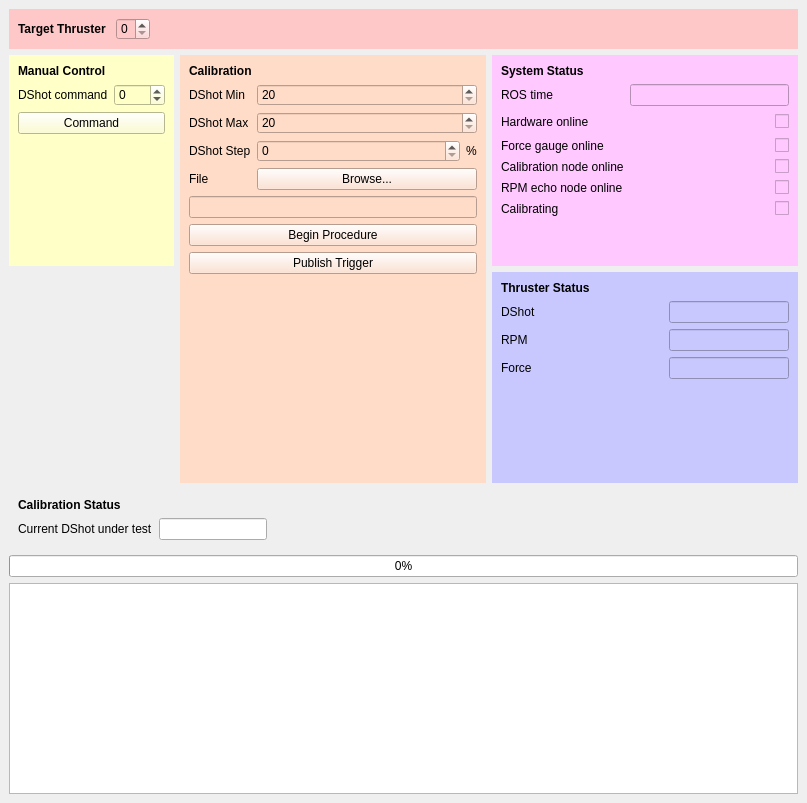
<?xml version="1.0" encoding="UTF-8"?>
<ui version="4.0">
 <class>ThrusterCalGui</class>
 <widget class="QMainWindow" name="ThrusterCalGui">
  <property name="geometry">
   <rect>
    <x>0</x>
    <y>0</y>
    <width>807</width>
    <height>803</height>
   </rect>
  </property>
  <property name="windowTitle">
   <string>MainWindow</string>
  </property>
  <widget class="QWidget" name="centralwidget">
   <layout class="QGridLayout" name="gridLayout_6">
    <item row="5" column="0" colspan="3">
     <widget class="QProgressBar" name="calibProgress">
      <property name="value">
       <number>0</number>
      </property>
     </widget>
    </item>
    <item row="0" column="0" colspan="3">
     <widget class="QWidget" name="widget_3" native="true">
      <property name="styleSheet">
       <string notr="true">background-color:rgb(255,200,200)</string>
      </property>
      <layout class="QGridLayout" name="gridLayout_7">
       <item row="0" column="1">
        <widget class="QSpinBox" name="targetThruster">
         <property name="maximum">
          <number>7</number>
         </property>
        </widget>
       </item>
       <item row="0" column="0">
        <widget class="QLabel" name="label_2">
         <property name="styleSheet">
          <string notr="true">font-weight: bold</string>
         </property>
         <property name="text">
          <string>Target Thruster </string>
         </property>
        </widget>
       </item>
       <item row="0" column="2">
        <spacer name="horizontalSpacer_3">
         <property name="orientation">
          <enum>Qt::Horizontal</enum>
         </property>
         <property name="sizeHint" stdset="0">
          <size>
           <width>40</width>
           <height>20</height>
          </size>
         </property>
        </spacer>
       </item>
      </layout>
     </widget>
    </item>
    <item row="6" column="0" colspan="3">
     <widget class="QTextBrowser" name="calibStatus"/>
    </item>
    <item row="1" column="0">
     <widget class="QWidget" name="widget" native="true">
      <property name="styleSheet">
       <string notr="true">background-color:rgb(255,255,200)</string>
      </property>
      <layout class="QGridLayout" name="gridLayout_3">
       <item row="0" column="0">
        <widget class="QLabel" name="label">
         <property name="styleSheet">
          <string notr="true">font-weight: bold</string>
         </property>
         <property name="text">
          <string>Manual Control</string>
         </property>
        </widget>
       </item>
       <item row="1" column="0">
        <widget class="QLabel" name="label_9">
         <property name="text">
          <string>DShot command</string>
         </property>
        </widget>
       </item>
       <item row="2" column="0" colspan="2">
        <widget class="QPushButton" name="sendManualCommand">
         <property name="text">
          <string>Command</string>
         </property>
        </widget>
       </item>
       <item row="1" column="1">
        <widget class="QSpinBox" name="manualDshotCommand">
         <property name="minimum">
          <number>-999</number>
         </property>
         <property name="maximum">
          <number>999</number>
         </property>
        </widget>
       </item>
       <item row="3" column="0">
        <spacer name="verticalSpacer">
         <property name="orientation">
          <enum>Qt::Vertical</enum>
         </property>
         <property name="sizeHint" stdset="0">
          <size>
           <width>20</width>
           <height>40</height>
          </size>
         </property>
        </spacer>
       </item>
      </layout>
     </widget>
    </item>
    <item row="2" column="2">
     <widget class="QWidget" name="widget_6" native="true">
      <property name="styleSheet">
       <string notr="true">background-color:rgb(200,200,255)</string>
      </property>
      <layout class="QGridLayout" name="gridLayout_5">
       <item row="0" column="0" colspan="3">
        <widget class="QLabel" name="label_14">
         <property name="styleSheet">
          <string notr="true">font-weight:bold</string>
         </property>
         <property name="text">
          <string>Thruster Status</string>
         </property>
        </widget>
       </item>
       <item row="1" column="0">
        <widget class="QLabel" name="label_17">
         <property name="text">
          <string>DShot</string>
         </property>
        </widget>
       </item>
       <item row="4" column="2">
        <spacer name="verticalSpacer_2">
         <property name="orientation">
          <enum>Qt::Vertical</enum>
         </property>
         <property name="sizeHint" stdset="0">
          <size>
           <width>20</width>
           <height>40</height>
          </size>
         </property>
        </spacer>
       </item>
       <item row="2" column="0">
        <widget class="QLabel" name="label_16">
         <property name="text">
          <string>RPM</string>
         </property>
        </widget>
       </item>
       <item row="2" column="2">
        <widget class="QLineEdit" name="currentRPM">
         <property name="readOnly">
          <bool>true</bool>
         </property>
        </widget>
       </item>
       <item row="1" column="2">
        <widget class="QLineEdit" name="currentDShot">
         <property name="readOnly">
          <bool>true</bool>
         </property>
        </widget>
       </item>
       <item row="1" column="1">
        <spacer name="horizontalSpacer_4">
         <property name="orientation">
          <enum>Qt::Horizontal</enum>
         </property>
         <property name="sizeHint" stdset="0">
          <size>
           <width>40</width>
           <height>20</height>
          </size>
         </property>
        </spacer>
       </item>
       <item row="3" column="0">
        <widget class="QLabel" name="label_21">
         <property name="text">
          <string>Force</string>
         </property>
        </widget>
       </item>
       <item row="3" column="2">
        <widget class="QLineEdit" name="currentForce"/>
       </item>
      </layout>
     </widget>
    </item>
    <item row="1" column="2">
     <widget class="QWidget" name="widget_4" native="true">
      <property name="styleSheet">
       <string notr="true">background-color: rgb(255,200,255)</string>
      </property>
      <layout class="QGridLayout" name="gridLayout">
       <item row="2" column="1">
        <spacer name="horizontalSpacer">
         <property name="orientation">
          <enum>Qt::Horizontal</enum>
         </property>
         <property name="sizeHint" stdset="0">
          <size>
           <width>40</width>
           <height>20</height>
          </size>
         </property>
        </spacer>
       </item>
       <item row="4" column="0">
        <widget class="QLabel" name="label_5">
         <property name="text">
          <string>Calibration node online</string>
         </property>
        </widget>
       </item>
       <item row="7" column="0">
        <spacer name="verticalSpacer_5">
         <property name="orientation">
          <enum>Qt::Vertical</enum>
         </property>
         <property name="sizeHint" stdset="0">
          <size>
           <width>20</width>
           <height>40</height>
          </size>
         </property>
        </spacer>
       </item>
       <item row="2" column="0">
        <widget class="QLabel" name="label_6">
         <property name="text">
          <string>Hardware online</string>
         </property>
        </widget>
       </item>
       <item row="5" column="2">
        <widget class="QCheckBox" name="rpmEchoNodeOnline">
         <property name="text">
          <string/>
         </property>
        </widget>
       </item>
       <item row="6" column="0">
        <widget class="QLabel" name="label_15">
         <property name="text">
          <string>Calibrating</string>
         </property>
        </widget>
       </item>
       <item row="4" column="2">
        <widget class="QCheckBox" name="calibNodeOnline">
         <property name="text">
          <string/>
         </property>
        </widget>
       </item>
       <item row="1" column="0">
        <widget class="QLabel" name="label_18">
         <property name="text">
          <string>ROS time</string>
         </property>
        </widget>
       </item>
       <item row="5" column="0">
        <widget class="QLabel" name="label_19">
         <property name="text">
          <string>RPM echo node online</string>
         </property>
        </widget>
       </item>
       <item row="0" column="0">
        <widget class="QLabel" name="label_4">
         <property name="styleSheet">
          <string notr="true">font-weight: bold</string>
         </property>
         <property name="text">
          <string>System Status</string>
         </property>
        </widget>
       </item>
       <item row="2" column="2">
        <widget class="QCheckBox" name="thrusterOnline">
         <property name="text">
          <string/>
         </property>
        </widget>
       </item>
       <item row="1" column="1" colspan="2">
        <widget class="QLineEdit" name="rosTime">
         <property name="readOnly">
          <bool>true</bool>
         </property>
        </widget>
       </item>
       <item row="6" column="2">
        <widget class="QCheckBox" name="calibrating">
         <property name="text">
          <string/>
         </property>
        </widget>
       </item>
       <item row="3" column="0">
        <widget class="QLabel" name="label_20">
         <property name="text">
          <string>Force gauge online</string>
         </property>
        </widget>
       </item>
       <item row="3" column="2">
        <widget class="QCheckBox" name="forceGaugeOnline">
         <property name="text">
          <string/>
         </property>
        </widget>
       </item>
      </layout>
     </widget>
    </item>
    <item row="1" column="1" rowspan="2">
     <widget class="QWidget" name="widget_2" native="true">
      <property name="styleSheet">
       <string notr="true">background-color: rgb(255,220, 200)</string>
      </property>
      <layout class="QGridLayout" name="gridLayout_4">
       <item row="0" column="0" colspan="3">
        <widget class="QLabel" name="label_3">
         <property name="styleSheet">
          <string notr="true">font-weight: bold</string>
         </property>
         <property name="text">
          <string>Calibration</string>
         </property>
        </widget>
       </item>
       <item row="9" column="0">
        <spacer name="verticalSpacer_3">
         <property name="orientation">
          <enum>Qt::Vertical</enum>
         </property>
         <property name="sizeHint" stdset="0">
          <size>
           <width>20</width>
           <height>40</height>
          </size>
         </property>
        </spacer>
       </item>
       <item row="4" column="0">
        <widget class="QLabel" name="label_13">
         <property name="text">
          <string>File</string>
         </property>
        </widget>
       </item>
       <item row="2" column="0">
        <widget class="QLabel" name="label_11">
         <property name="text">
          <string>DShot Max</string>
         </property>
        </widget>
       </item>
       <item row="3" column="0">
        <widget class="QLabel" name="label_12">
         <property name="text">
          <string>DShot Step</string>
         </property>
        </widget>
       </item>
       <item row="1" column="0">
        <widget class="QLabel" name="label_10">
         <property name="text">
          <string>DShot Min</string>
         </property>
        </widget>
       </item>
       <item row="3" column="1">
        <widget class="QSpinBox" name="calibDShotStep">
         <property name="sizePolicy">
          <sizepolicy hsizetype="Expanding" vsizetype="Fixed">
           <horstretch>0</horstretch>
           <verstretch>0</verstretch>
          </sizepolicy>
         </property>
         <property name="maximum">
          <number>500</number>
         </property>
        </widget>
       </item>
       <item row="3" column="2">
        <widget class="QLabel" name="label_22">
         <property name="text">
          <string>%</string>
         </property>
        </widget>
       </item>
       <item row="1" column="1" colspan="2">
        <widget class="QSpinBox" name="calibDShotMin">
         <property name="sizePolicy">
          <sizepolicy hsizetype="Expanding" vsizetype="Fixed">
           <horstretch>0</horstretch>
           <verstretch>0</verstretch>
          </sizepolicy>
         </property>
         <property name="minimum">
          <number>20</number>
         </property>
         <property name="maximum">
          <number>999</number>
         </property>
        </widget>
       </item>
       <item row="2" column="1" colspan="2">
        <widget class="QSpinBox" name="calibDShotMax">
         <property name="sizePolicy">
          <sizepolicy hsizetype="Expanding" vsizetype="Fixed">
           <horstretch>0</horstretch>
           <verstretch>0</verstretch>
          </sizepolicy>
         </property>
         <property name="minimum">
          <number>20</number>
         </property>
         <property name="maximum">
          <number>999</number>
         </property>
        </widget>
       </item>
       <item row="4" column="1" colspan="2">
        <widget class="QPushButton" name="calibFileBrowse">
         <property name="text">
          <string>Browse...</string>
         </property>
        </widget>
       </item>
       <item row="5" column="0" colspan="3">
        <widget class="QLineEdit" name="calibFile"/>
       </item>
       <item row="6" column="0" colspan="3">
        <widget class="QPushButton" name="procedureButton">
         <property name="text">
          <string>Begin Procedure</string>
         </property>
        </widget>
       </item>
       <item row="7" column="0" colspan="3">
        <widget class="QPushButton" name="publishTrigger">
         <property name="text">
          <string>Publish Trigger</string>
         </property>
        </widget>
       </item>
      </layout>
     </widget>
    </item>
    <item row="4" column="0" colspan="3">
     <widget class="QWidget" name="widget_5" native="true">
      <layout class="QGridLayout" name="gridLayout_2">
       <item row="1" column="1">
        <widget class="QLineEdit" name="calibCurrentIndex">
         <property name="sizePolicy">
          <sizepolicy hsizetype="Minimum" vsizetype="Fixed">
           <horstretch>0</horstretch>
           <verstretch>0</verstretch>
          </sizepolicy>
         </property>
         <property name="readOnly">
          <bool>true</bool>
         </property>
        </widget>
       </item>
       <item row="0" column="0" colspan="2">
        <widget class="QLabel" name="label_7">
         <property name="styleSheet">
          <string notr="true">font-weight: bold</string>
         </property>
         <property name="text">
          <string>Calibration Status</string>
         </property>
        </widget>
       </item>
       <item row="1" column="0">
        <widget class="QLabel" name="label_8">
         <property name="text">
          <string>Current DShot under test</string>
         </property>
        </widget>
       </item>
       <item row="1" column="2">
        <spacer name="horizontalSpacer_2">
         <property name="orientation">
          <enum>Qt::Horizontal</enum>
         </property>
         <property name="sizeHint" stdset="0">
          <size>
           <width>40</width>
           <height>20</height>
          </size>
         </property>
        </spacer>
       </item>
      </layout>
     </widget>
    </item>
   </layout>
  </widget>
 </widget>
 <tabstops>
  <tabstop>targetThruster</tabstop>
  <tabstop>manualDshotCommand</tabstop>
  <tabstop>sendManualCommand</tabstop>
  <tabstop>calibDShotMin</tabstop>
  <tabstop>calibDShotMax</tabstop>
  <tabstop>calibDShotStep</tabstop>
  <tabstop>calibFileBrowse</tabstop>
  <tabstop>calibFile</tabstop>
  <tabstop>procedureButton</tabstop>
  <tabstop>publishTrigger</tabstop>
  <tabstop>rosTime</tabstop>
  <tabstop>thrusterOnline</tabstop>
  <tabstop>forceGaugeOnline</tabstop>
  <tabstop>calibNodeOnline</tabstop>
  <tabstop>rpmEchoNodeOnline</tabstop>
  <tabstop>calibrating</tabstop>
  <tabstop>currentDShot</tabstop>
  <tabstop>currentRPM</tabstop>
  <tabstop>currentForce</tabstop>
  <tabstop>calibCurrentIndex</tabstop>
  <tabstop>calibStatus</tabstop>
 </tabstops>
 <resources/>
 <connections/>
</ui>
